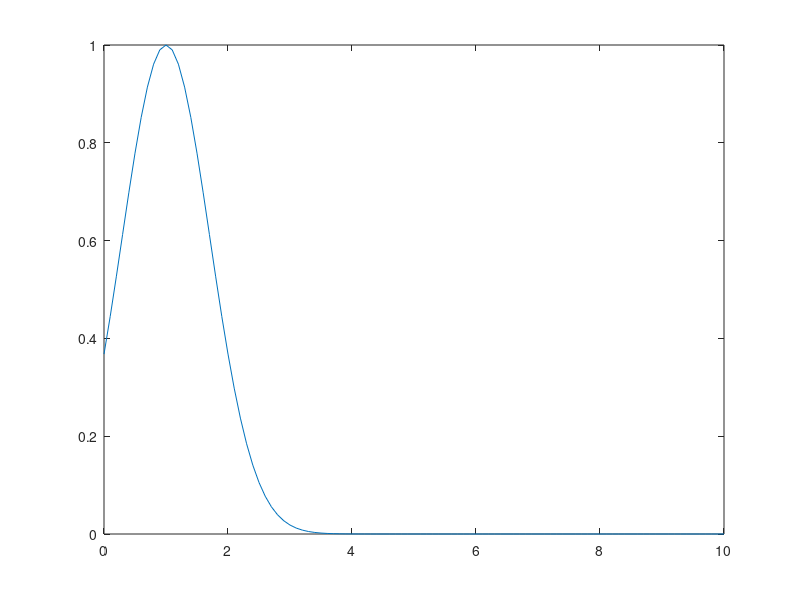
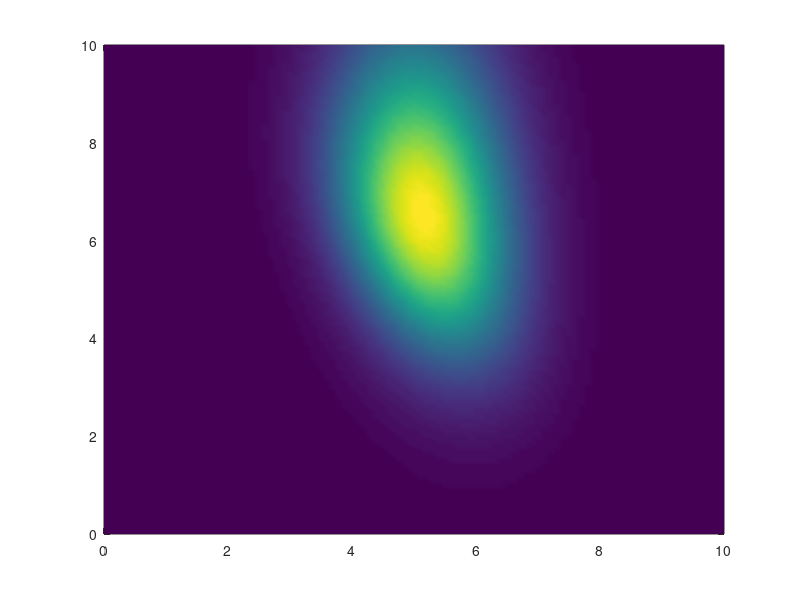

The MATLAB script that drew these images, in order:
clear; 
% 1d plot
mu = 1;
sigma = 1;
x_e = 0:0.1:10;
p = exp(-sigma*(x_e-mu).^2);
figure(1); clf;
plot(x_e,p)

% 2d plot
x_i = [5;5]; % xi
x_i_dot = [1;1];
Sigma =[10,0;0,1];
interval = 0.1;
a =1;
x_pos_list = 0:interval:10;
y_pos_list = 0:interval:10;
P = zeros(length(x_pos_list), length(y_pos_list));
for i=1:length(x_pos_list)
    for j=1:length(y_pos_list)

        x_e = [x_pos_list(i); y_pos_list(j)];
        p = exp(-0.5*transpose(x_e - x_i)*inv(Sigma)*(x_e - x_i)) / sqrt(abs(det(Sigma)) * (2*pi)^2);
        p = p  / (1 + exp(-a * transpose(x_i_dot) * (x_e - x_i)));
        P(i,j) = p;
    end
end

[X,Y] = meshgrid(x_pos_list, y_pos_list);
figure(2); clf;
pcolor(X,Y,P); shading interp







